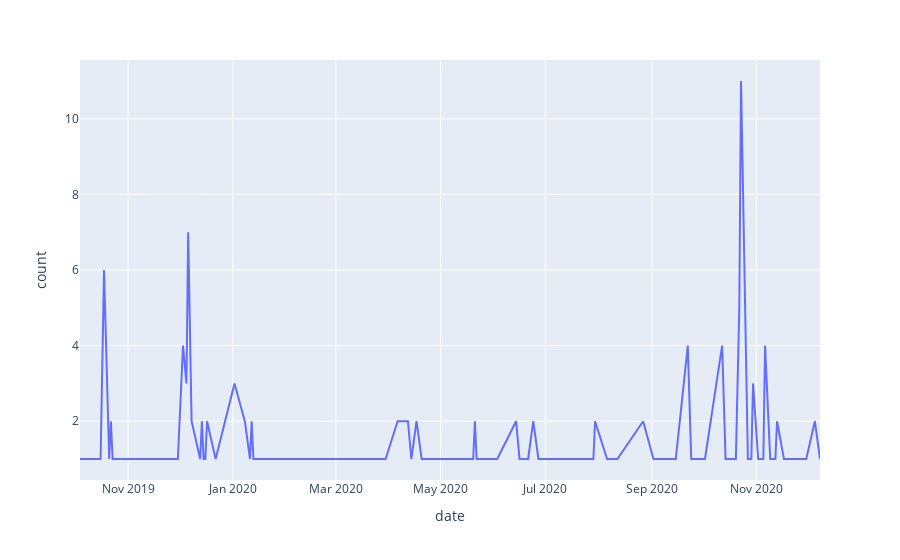

Here is the notebook cell this chart was saved with:
### Code cell
#group by date and plot
by_date = pd.DataFrame(df[['date']].groupby(['date']).size()).reset_index()
by_date.columns = ['date','count']
import plotly.express as px

fig = px.line(by_date, x='date', y="count")
fig.show()

### Figure 1 — Plotly figure (JSON) as saved in the notebook; plotly's stock layout.template omitted (floating-point values rounded to 4 significant figures)
{"data": [{"hovertemplate": "date=%{x}<br>count=%{y}<extra></extra>", "legendgroup": "", "line": {"color": "#636efa", "dash": "solid"}, "mode": "lines", "name": "", "orientation": "v", "showlegend": false, "type": "scatter", "x": ["2019-10-04", "2019-10-15", "2019-10-16", "2019-10-18", "2019-10-21", "2019-10-22", "2019-10-23", "2019-11-04", "2019-11-07", "2019-11-19", "2019-11-21", "2019-11-22", "2019-11-27", "2019-11-30", "2019-12-03", "2019-12-05", "2019-12-06", "2019-12-08", "2019-12-13", "2019-12-14", "2019-12-15", "2019-12-16", "2019-12-17", "2019-12-22", "2020-01-02", "2020-01-08", "2020-01-11", "2020-01-12", "2020-01-13", "2020-01-21", "2020-02-07", "2020-02-19", "2020-03-09", "2020-03-19", "2020-03-24", "2020-03-30", "2020-04-06", "2020-04-08", "2020-04-12", "2020-04-14", "2020-04-17", "2020-04-20", "2020-04-22", "2020-04-23", "2020-04-24", "2020-04-28", "2020-05-03", "2020-05-04", "2020-05-05", "2020-05-07", "2020-05-12", "2020-05-13", "2020-05-20", "2020-05-21", "2020-05-22", "2020-05-23", "2020-05-28", "2020-06-03", "2020-06-14", "2020-06-16", "2020-06-21", "2020-06-24", "2020-06-27", "2020-07-07", "2020-07-09", "2020-07-13", "2020-07-25", "2020-07-29", "2020-07-30", "2020-08-06", "2020-08-08", "2020-08-12", "2020-08-27", "2020-09-02", "2020-09-08", "2020-09-10", "2020-09-15", "2020-09-22", "2020-09-24", "2020-10-02", "2020-10-12", "2020-10-14", "2020-10-16", "2020-10-20", "2020-10-22", "2020-10-23", "2020-10-27", "2020-10-29", "2020-10-30", "2020-11-02", "2020-11-04", "2020-11-05", "2020-11-06", "2020-11-09", "2020-11-10", "2020-11-12", "2020-11-13", "2020-11-17", "2020-11-30", "2020-12-05", "2020-12-08"], "xaxis": "x", "y": [1, 1, 1, 6, 1, 2, 1, 1, 1, 1, 1, 1, 1, 1, 4, 3, 7, 2, 1, 2, 1, 1, 2, 1, 3, 2, 1, 2, 1, 1, 1, 1, 1, 1, 1, 1, 2, 2, 2, 1, 2, 1, 1, 1, 1, 1, 1, 1, 1, 1, 1, 1, 1, 2, 1, 1, 1, 1, 2, 1, 1, 2, 1, 1, 1, 1, 1, 1, 2, 1, 1, 1, 2, 1, 1, 1, 1, 4, 1, 1, 4, 1, 1, 1, 5, 11, 1, 1, 3, 1, 1, 1, 4, 1, 1, 1, 2, 1, 1, 2, 1], "yaxis": "y"}], "layout": {"legend": {"tracegroupgap": 0}, "margin": {"t": 60}, "xaxis": {"anchor": "y", "domain": [0, 1], "title": {"text": "date"}}, "yaxis": {"anchor": "x", "domain": [0, 1], "title": {"text": "count"}}}}
